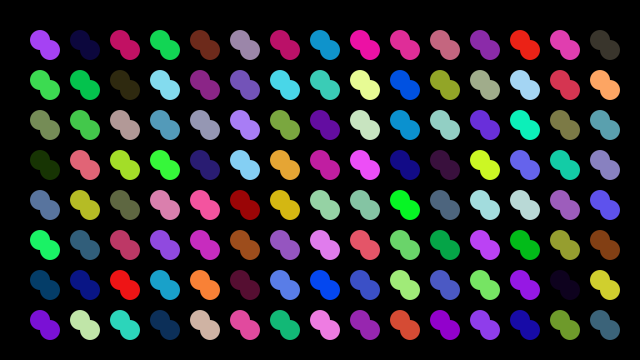
Frame 1 (no input)
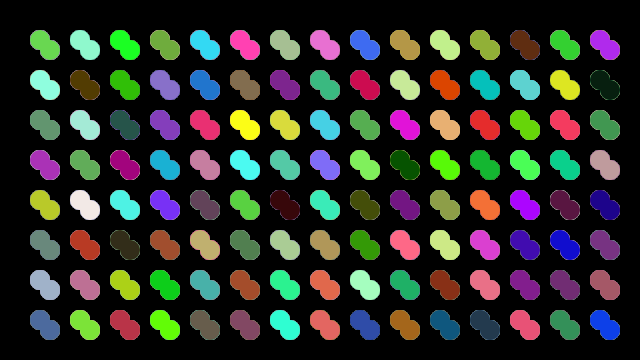
Frame 60 (the mouse pressed at the canvas centre just before this capture)
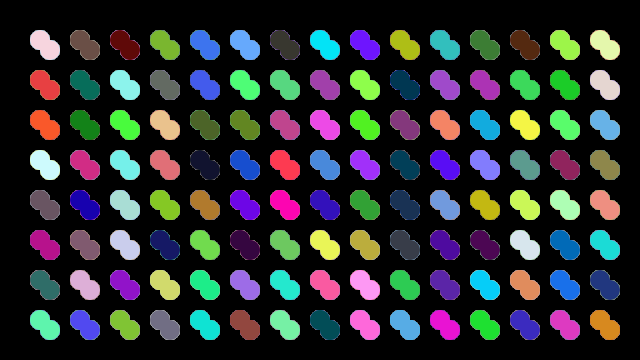
Frame 120 (the mouse held since frame 60 and released just before this capture)

The Processing sketch that drew these frames (run headless with seeded random() and noise(); from frame 60 on, the mouse is pressed at the canvas centre):

// Processing sketch: processing_187315
// ── processing_187315.pde

void setup ()

{  
  size(640, 360); 
  background(0); 
  noStroke(); 
}

void draw() {
   drawDiscoLights(10,20);
}

void drawDiscoLights(int numberofCircles, int theSize){
int gridSize = 40;
for (int x = gridSize; x <= width - gridSize; x += gridSize) {
  for (int y = gridSize; y <= height - gridSize; y += gridSize) {
    noStroke();
    fill(random(256), random(256), random(256));
    ellipse(x, y, theSize, theSize);
    ellipse(x+10,y+10, theSize, theSize);
  }
}
}
